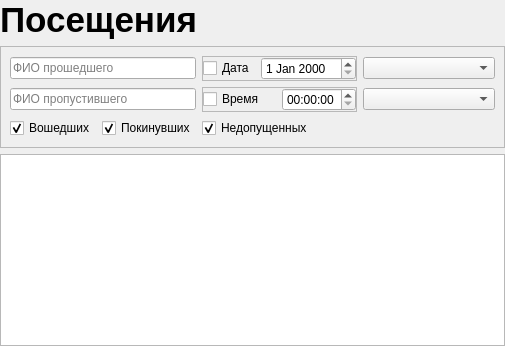
          <widget class="QWidget" name="page_authorizations">
           <layout class="QVBoxLayout" name="verticalLayout_15">
            <property name="leftMargin">
             <number>0</number>
            </property>
            <property name="topMargin">
             <number>0</number>
            </property>
            <property name="rightMargin">
             <number>0</number>
            </property>
            <property name="bottomMargin">
             <number>0</number>
            </property>
            <item>
             <widget class="QLabel" name="label_8">
              <property name="font">
               <font>
                <pointsize>26</pointsize>
                <weight>75</weight>
                <bold>true</bold>
               </font>
              </property>
              <property name="text">
               <string>Посещения</string>
              </property>
             </widget>
            </item>
            <item>
             <widget class="QFrame" name="frame_7">
              <property name="frameShape">
               <enum>QFrame::StyledPanel</enum>
              </property>
              <property name="frameShadow">
               <enum>QFrame::Raised</enum>
              </property>
              <layout class="QGridLayout" name="gridLayout">
               <item row="2" column="2">
                <widget class="QCheckBox" name="checkBox_filterAuthorizationByStateInadmissible">
                 <property name="text">
                  <string>Недопущенных</string>
                 </property>
                 <property name="checked">
                  <bool>true</bool>
                 </property>
                </widget>
               </item>
               <item row="0" column="2">
                <widget class="QFrame" name="frame_8">
                 <property name="frameShape">
                  <enum>QFrame::StyledPanel</enum>
                 </property>
                 <property name="frameShadow">
                  <enum>QFrame::Raised</enum>
                 </property>
                 <layout class="QHBoxLayout" name="horizontalLayout_4">
                  <property name="leftMargin">
                   <number>0</number>
                  </property>
                  <property name="topMargin">
                   <number>0</number>
                  </property>
                  <property name="rightMargin">
                   <number>0</number>
                  </property>
                  <property name="bottomMargin">
                   <number>0</number>
                  </property>
                  <item>
                   <widget class="QCheckBox" name="checkBox_filterAuthorizationByDate">
                    <property name="text">
                     <string>Дата</string>
                    </property>
                   </widget>
                  </item>
                  <item>
                   <widget class="QDateEdit" name="dateEdit_filterAuthorization"/>
                  </item>
                 </layout>
                </widget>
               </item>
               <item row="0" column="0" colspan="2">
                <widget class="QLineEdit" name="lineEdit_filterAuthorizationByWorker">
                 <property name="text">
                  <string/>
                 </property>
                 <property name="placeholderText">
                  <string>ФИО прошедшего</string>
                 </property>
                </widget>
               </item>
               <item row="1" column="3">
                <widget class="QComboBox" name="comboBox_filterAuthorizationByLvlAccess">
                 <property name="currentIndex">
                  <number>-1</number>
                 </property>
                 <property name="insertPolicy">
                  <enum>QComboBox::InsertAtTop</enum>
                 </property>
                 <property name="placeholderText">
                  <string>Уровень доступа</string>
                 </property>
                 <item>
                  <property name="text">
                   <string>не выбрано</string>
                  </property>
                 </item>
                </widget>
               </item>
               <item row="1" column="2">
                <widget class="QFrame" name="frame_9">
                 <property name="frameShape">
                  <enum>QFrame::StyledPanel</enum>
                 </property>
                 <property name="frameShadow">
                  <enum>QFrame::Raised</enum>
                 </property>
                 <layout class="QHBoxLayout" name="horizontalLayout_5">
                  <property name="leftMargin">
                   <number>0</number>
                  </property>
                  <property name="topMargin">
                   <number>0</number>
                  </property>
                  <property name="rightMargin">
                   <number>0</number>
                  </property>
                  <property name="bottomMargin">
                   <number>0</number>
                  </property>
                  <item>
                   <widget class="QCheckBox" name="checkBox_filterAuthorizationByTime">
                    <property name="text">
                     <string>Время</string>
                    </property>
                   </widget>
                  </item>
                  <item>
                   <widget class="QTimeEdit" name="timeEdit_filterAuthorization"/>
                  </item>
                 </layout>
                </widget>
               </item>
               <item row="2" column="0">
                <widget class="QCheckBox" name="checkBox_filterAuthorizationByStateIncoming">
                 <property name="text">
                  <string>Вошедших</string>
                 </property>
                 <property name="checked">
                  <bool>true</bool>
                 </property>
                 <property name="tristate">
                  <bool>false</bool>
                 </property>
                </widget>
               </item>
               <item row="2" column="1">
                <widget class="QCheckBox" name="checkBox_filterAuthorizationByStateGraduates">
                 <property name="text">
                  <string>Покинувших</string>
                 </property>
                 <property name="checked">
                  <bool>true</bool>
                 </property>
                </widget>
               </item>
               <item row="1" column="0" colspan="2">
                <widget class="QLineEdit" name="lineEdit_filterAuthorizationByAuthorizer">
                 <property name="placeholderText">
                  <string>ФИО пропустившего</string>
                 </property>
                </widget>
               </item>
               <item row="0" column="3">
                <widget class="QComboBox" name="comboBox_filterAuthorizationByCheckpoint">
                 <property name="editable">
                  <bool>false</bool>
                 </property>
                 <property name="currentText">
                  <string/>
                 </property>
                 <property name="currentIndex">
                  <number>-1</number>
                 </property>
                 <property name="insertPolicy">
                  <enum>QComboBox::InsertAtTop</enum>
                 </property>
                 <property name="placeholderText">
                  <string>Пропускной пункт</string>
                 </property>
                 <property name="frame">
                  <bool>true</bool>
                 </property>
                 <item>
                  <property name="text">
                   <string>не выбрано</string>
                  </property>
                 </item>
                </widget>
               </item>
              </layout>
             </widget>
            </item>
            <item>
             <widget class="QTableView" name="tableView_authorizations"/>
            </item>
           </layout>
          </widget>
